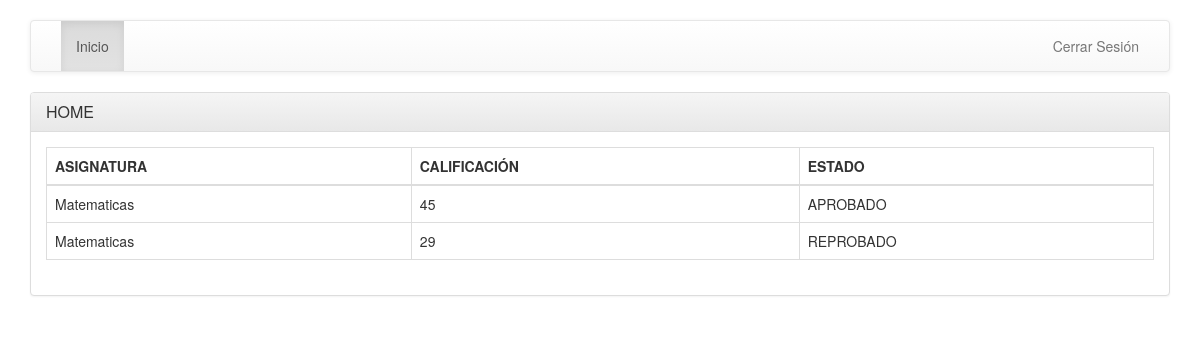
The page /system_students/index.php?c=home (signed in) on the database its author committed.
### tables this page shows
CREATE TABLE `ratings` (
  `id_rating` int(11) NOT NULL,
  `fk_subject_id` int(11) NOT NULL,
  `fk_user_student` int(11) NOT NULL,
  `rating_assign` int(10) NOT NULL
);

CREATE TABLE `subjects` (
  `id_subject` int(11) NOT NULL,
  `description_subject` varchar(50) NOT NULL,
  `fk_user_teacher` int(11) NOT NULL
);

### system_students/Controller/PagesController.php (called while the page is built, shortened)
<?php
include_once('Model/SubjectClass.php');
class UsersController{
    public function __construct()
    {
        $this->mod_sub = new Subject();
    }
    public function home()
    {
        include_once('View/Home/index.php');
    }
}

### system_students/DataBase/Conection.php (called while the page is built)
<?php
class conection{
    public static function connect(){
        $pdo = new PDO("mysql: host=localhost; dbname=systemstudents","root","");
        $pdo->setAttribute(PDO::ATTR_ERRMODE, PDO::ERRMODE_EXCEPTION);
        return $pdo;
    }
}

### system_students/Model/SubjectClass.php (called while the page is built, shortened)
<?php
class Subject{
    public $con;
    public function __construct()
    {
        try {
            $this->con = conection::connect();
        } catch (Exception $e) {
            die($e->getMessage());
        }
    }
    public function ValueStudent($id)
    {
        try {
            $query = "SELECT * FROM ratings INNER JOIN subjects ON ratings.fk_subject_id = subjects.id_subject WHERE fk_user_student = ?";
            $stmt = $this->con->prepare($query);
            $stmt->bindParam(1, $id, PDO::PARAM_INT);
            $stmt->execute();
            return $stmt->fetchAll(PDO::FETCH_OBJ);
        } catch (Exception $e) {
            die($e->getMessage());
        }
    }
}

### system_students/View/Home/index.php (the view, shortened to what this page needs)
<?php
$id = $_SESSION['id_user_S'];
$rol = $_SESSION['fk_rol_S'];
?>
<!doctype html>
<html lang="es">
	<head>
		<link rel="stylesheet" href="Styles/css/bootstrap.min.css" >
		<link rel="stylesheet" href="Styles/css/bootstrap-theme.min.css" >
	</head>
	<body>
		<div class="container">
			<nav class='navbar navbar-default'>
				<div class='container-fluid'>
					<div id='navbar' class='navbar-collapse collapse'>
						<ul class='nav navbar-nav'>
							<li class='active'><a href='?c=home'>Inicio </a></li>
						</ul>
						<ul class='nav navbar-nav navbar-right'>
							<li><a href='?c=CloseSesion'>Cerrar Sesi&oacute;n</a></li>
						</ul>
					</div>
				</div>
			</nav>
			<div class="panel panel-default">
                <div class="panel-heading">
                    <h3 class="panel-title">HOME</h3>
                </div>
                <div class="panel-body">
					<?php if($rol == 2){ ?>
                    <table class="table table-bordered">
						<thead>
							<th>ASIGNATURA</th>
							<th>CALIFICACIÓN</th>
							<th>ESTADO</th>
						</thead>
						<?php foreach($this->mod_sub->ValueStudent($id) as $qs): ?>
							<tr>
								<td><?php echo $qs->description_subject; ?></td>
								<td><?php echo $qs->rating_assign; ?></td>
								<td>
											<?php if($qs->rating_assign < 30){
													echo "REPROBADO";
											}
											else
											{ echo "APROBADO";
											};
											?></td>
							</tr>
						<?php endforeach; ?>
					</table>
					<?php }; ?>
                </div>
            </div>
		</div>
	</body>
</html>

### system_students/View/Home/index.php (style rules this page uses)
body { padding-top: 20px; padding-bottom: 20px; }

### rows shown on the page
ratings: fk_subject.description_subject "Matematicas", rating_assign "45", shows "APROBADO"
ratings: fk_subject.description_subject "Matematicas", rating_assign "29", shows "REPROBADO"
